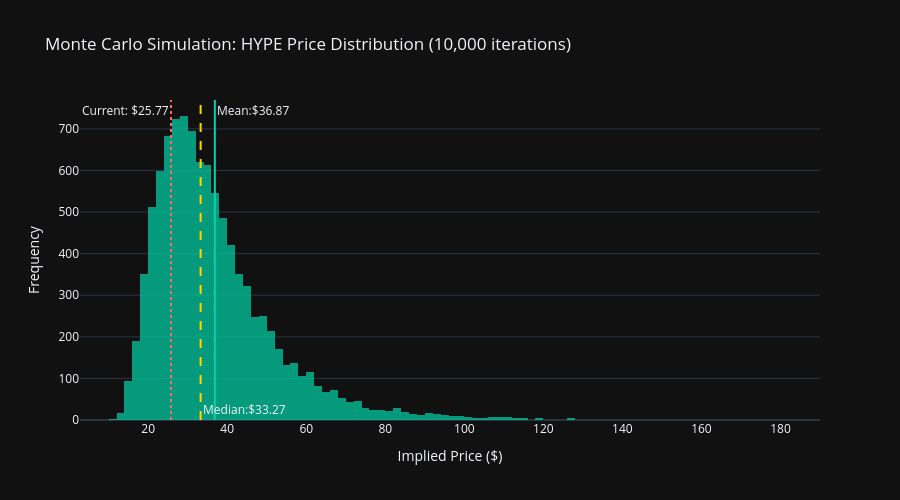

The notebook cell saved with this chart:
### Code cell
# Monte Carlo Simulation
from doctest import FAIL_FAST


def run_monte_carlo(n_simulations=10000):
    """
    Run Monte Carlo simulation with randomized inputs.
    """
    np.random.seed(42)
    
    results = []
    
    for _ in range(n_simulations):
        # Randomize inputs within reasonable ranges
        base_rev = np.random.triangular(600e6, 900e6, 1200e6)
        
        # Growth rates with declining trend
        y1 = np.random.triangular(0.10, 0.30, 0.60)
        y2 = np.random.triangular(0.05, 0.25, 0.50) * (y1 / 0.30)
        y3 = np.random.triangular(0.00, 0.20, 0.40) * (y2 / 0.25)
        y4 = np.random.triangular(-0.05, 0.15, 0.30) * (y3 / 0.20)
        y5 = np.random.triangular(-0.10, 0.10, 0.25)
        
        dr = np.random.triangular(0.12, 0.18, 0.25)
        tg = np.random.triangular(0.02, 0.04, 0.06)
        
        if tg >= dr:
            tg = dr - 0.05
        
        result = dcf_model.run_dcf(
            base_revenue=base_rev,
            growth_rates=[y1, y2, y3, y4, y5],
            discount_rate=dr,
            terminal_growth=tg,
            include_deflationary=True,
            include_fee_switch=True
        )
        
        results.append(result['implied_price_circulating'])
    
    return np.array(results)

print("Running Monte Carlo simulation (10,000 iterations)...")
mc_prices = run_monte_carlo()

# Statistics
mc_mean = np.mean(mc_prices)
mc_median = np.median(mc_prices)
mc_std = np.std(mc_prices)
mc_5th = np.percentile(mc_prices, 5)
mc_95th = np.percentile(mc_prices, 95)

# Create distribution plot
fig = go.Figure()

fig.add_trace(go.Histogram(
    x=mc_prices,
    nbinsx=100,
    name='Price Distribution',
    marker_color='#00D4AA',
    opacity=0.7
))

# Add vertical lines for key stats
fig.add_vline(x=mc_mean, line_dash="solid", line_color="#00D4AA",
              annotation_text=f"Mean:${mc_mean:.2f}", annotation_position="top right")
fig.add_vline(x=mc_median, line_dash="dash", line_color="#FFD700",
              annotation_text=f"Median:${mc_median:.2f}", annotation_position="bottom right")
fig.add_vline(x=CORE_METRICS['current_price'], line_dash="dot", line_color="#FF6B6B",
              annotation_text=f"Current: ${CORE_METRICS['current_price']:.2f}", annotation_position="top left")

fig.update_layout(
    title='Monte Carlo Simulation: HYPE Price Distribution (10,000 iterations)',
    xaxis_title='Implied Price ($)',
    yaxis_title='Frequency',
    height=500,
    template='plotly_dark',
    showlegend=False
)

fig.show()

# Summary statistics
prob_above_current = (mc_prices > CORE_METRICS['current_price']).mean() * 100

mc_summary = f"""
<div style="background: linear-gradient(135deg, #1a1a2e 0%, #16213e 100%); 
            padding: 20px; border-radius: 10px;">
    <h3 style="color: #7B68EE;">🎲 Monte Carlo Results</h3>
    <table style="width: 100%; color: white;">
        <tr><td>Mean Price:</td><td style="text-align: right;"><b>${mc_mean:.2f}</b></td></tr>
        <tr><td>Median Price:</td><td style="text-align: right;">${mc_median:.2f}</td></tr>
        <tr><td>Std Deviation:</td><td style="text-align: right;">${mc_std:.2f}</td></tr>
        <tr><td>5th Percentile:</td><td style="text-align: right; color: #FF6B6B;">${mc_5th:.2f}</td></tr>
        <tr><td>95th Percentile:</td><td style="text-align: right; color: #00D4AA;">${mc_95th:.2f}</td></tr>
        <tr style="border-top: 1px solid #444;">
            <td><b>Probability Above Current:</b></td>
            <td style="text-align: right; color: {'#00D4AA' if prob_above_current > 50 else '#FF6B6B'};"><b>{prob_above_current:.1f}%</b></td>
        </tr>
    </table>
</div>
"""
display(HTML(mc_summary))

### Figure 1 — Plotly figure (JSON) as saved in the notebook; plotly's stock layout.template omitted (floating-point values rounded to 4 significant figures; data arrays with more than 128 entries replaced by an {"elided": "..."} marker saying what was removed)
{"data": [{"marker": {"color": "#00D4AA"}, "name": "Price Distribution", "nbinsx": 100, "opacity": 0.7, "type": "histogram", "x": {"elided": "10000 float values"}}], "layout": {"annotations": [{"showarrow": false, "text": "Mean:$36.87", "x": 36.87, "xanchor": "left", "xref": "x", "y": 1, "yanchor": "top", "yref": "y domain"}, {"showarrow": false, "text": "Median:$33.27", "x": 33.27, "xanchor": "left", "xref": "x", "y": 0, "yanchor": "bottom", "yref": "y domain"}, {"showarrow": false, "text": "Current: $25.77", "x": 25.77, "xanchor": "right", "xref": "x", "y": 1, "yanchor": "top", "yref": "y domain"}], "height": 500, "shapes": [{"line": {"color": "#00D4AA", "dash": "solid"}, "type": "line", "x0": 36.87, "x1": 36.87, "xref": "x", "y0": 0, "y1": 1, "yref": "y domain"}, {"line": {"color": "#FFD700", "dash": "dash"}, "type": "line", "x0": 33.27, "x1": 33.27, "xref": "x", "y0": 0, "y1": 1, "yref": "y domain"}, {"line": {"color": "#FF6B6B", "dash": "dot"}, "type": "line", "x0": 25.77, "x1": 25.77, "xref": "x", "y0": 0, "y1": 1, "yref": "y domain"}], "showlegend": false, "title": {"text": "Monte Carlo Simulation: HYPE Price Distribution (10,000 iterations)"}, "xaxis": {"title": {"text": "Implied Price ($)"}}, "yaxis": {"title": {"text": "Frequency"}}}}
